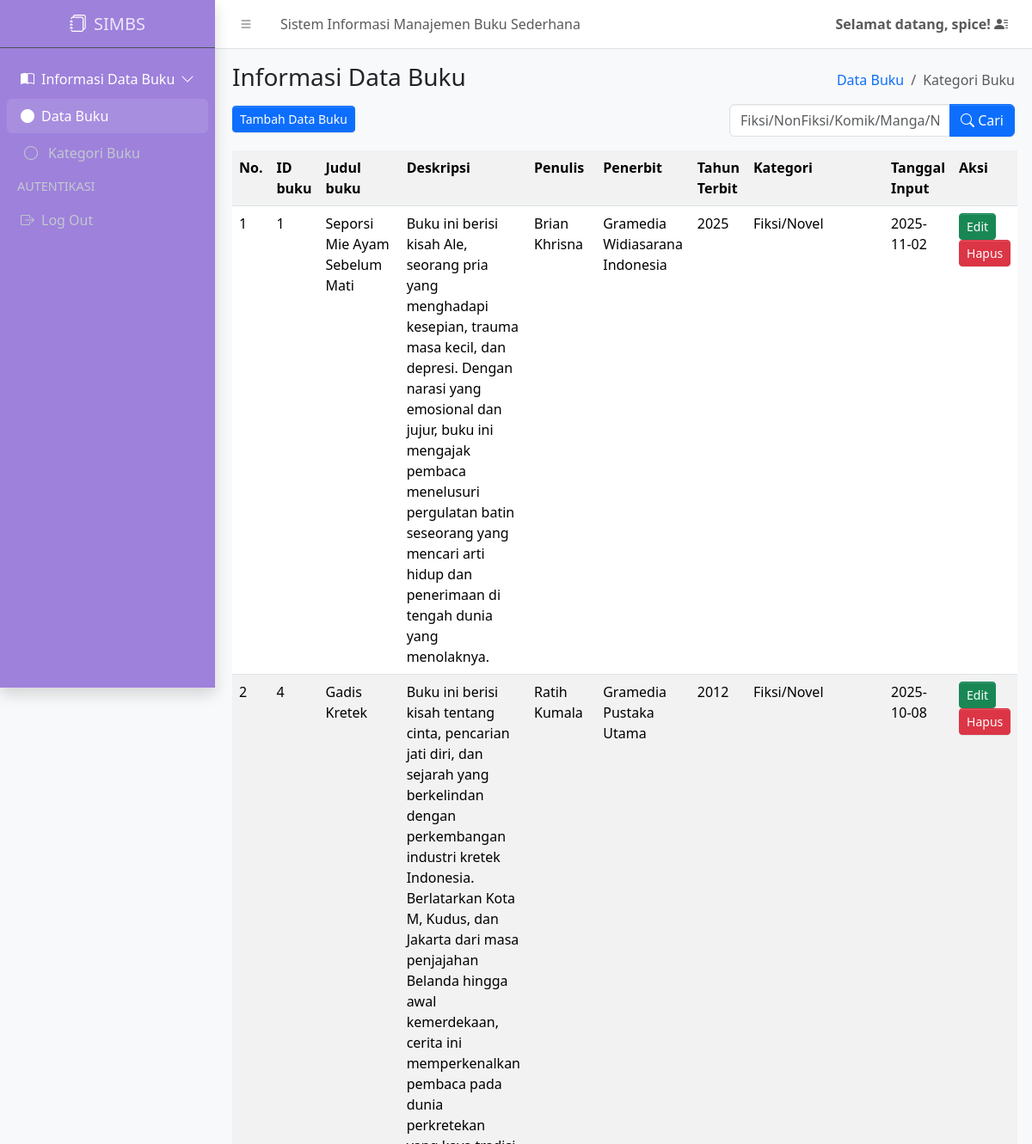
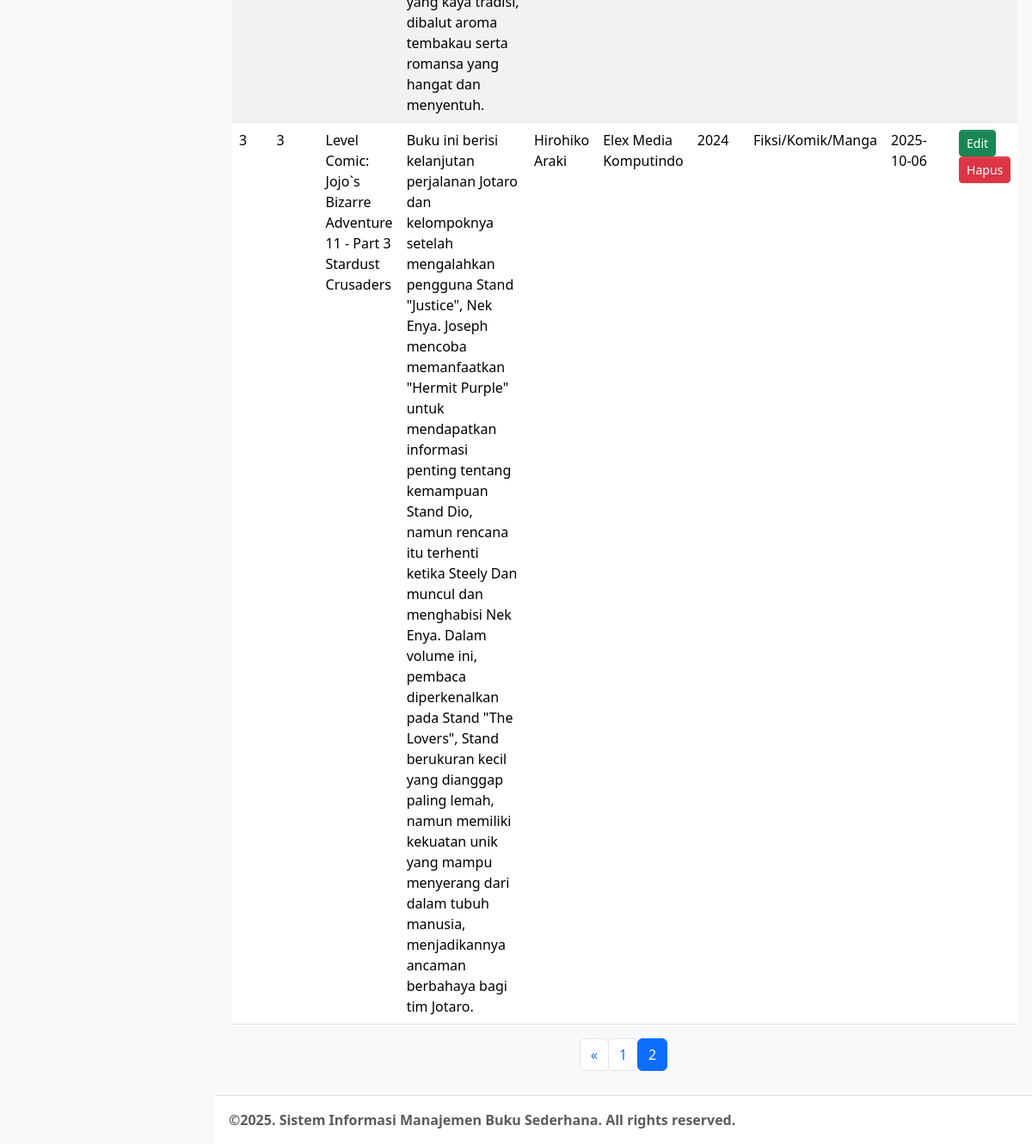
The page /index.php?halaman=2 (signed in) on the database its author committed (2 pictures, top to bottom).
### tables this page shows
CREATE TABLE `buku` (
  `id_buku` int(11) NOT NULL,
  `id_kategori` int(11) DEFAULT NULL,
  `judul` varchar(100) NOT NULL,
  `deskripsi` text DEFAULT NULL,
  `penulis` varchar(100) NOT NULL,
  `penerbit` varchar(100) NOT NULL,
  `tahun_terbit` year(4) NOT NULL,
  `tanggal_input` date DEFAULT NULL
);

CREATE TABLE `kategori` (
  `id_kategori` int(11) NOT NULL,
  `nama_kategori` varchar(100) NOT NULL,
  `tanggal_input` date DEFAULT NULL
);

### function.php (called while the page is built, shortened)
<?php
$conn = mysqli_connect("localhost", "root", "", "simbs");
function query($query)
{
    global $conn;
    $result = mysqli_query($conn, $query);
    $rows = [];
    while ($row = mysqli_fetch_assoc($result)) {
        $rows[] = $row;
    }
    return $rows;
}

### index.php (the view, shortened to what this page needs)
<?php
require 'function.php';
$jumlahDataPerHalaman = 3;
$halamanAktif = isset($_GET['halaman']) ? (int)$_GET['halaman'] : 1;
$dataAwal = ($halamanAktif - 1) * $jumlahDataPerHalaman;
$where = '';
$totalDataQuery = "SELECT COUNT(*) AS total FROM buku
                   INNER JOIN kategori ON buku.id_kategori = kategori.id_kategori
                   $where";
$totalDataResult = mysqli_query($conn, $totalDataQuery);
$totalDataRow = mysqli_fetch_assoc($totalDataResult);
$totalData = $totalDataRow['total'];
$totalHalaman = ceil($totalData / $jumlahDataPerHalaman);
$dataQuery = "SELECT buku.*, kategori.nama_kategori
              FROM buku
              INNER JOIN kategori ON buku.id_kategori = kategori.id_kategori
              $where
              ORDER BY tanggal_input DESC
              LIMIT $dataAwal, $jumlahDataPerHalaman";
$buku = query($dataQuery);
?>
<!doctype html>
<html lang="en">
<head>
    <link
        rel="stylesheet"
        href="https://cdn.jsdelivr.net/npm/@fontsource/source-sans-3@5.0.12/index.css"
        media="print"
        onload="this.media='all'" />
    <link
        rel="stylesheet"
        href="https://cdn.jsdelivr.net/npm/overlayscrollbars@2.11.0/styles/overlayscrollbars.min.css"
 />
    <link
        rel="stylesheet"
        href="https://cdn.jsdelivr.net/npm/bootstrap-icons@1.13.1/font/bootstrap-icons.min.css"
 />
    <link rel="stylesheet" href="dist/css/adminlte.min.css" />
    <link
        rel="stylesheet"
        href="https://cdn.jsdelivr.net/npm/apexcharts@3.37.1/dist/apexcharts.css"
 />
    <link
        rel="stylesheet"
        href="https://cdn.jsdelivr.net/npm/jsvectormap@1.5.3/dist/css/jsvectormap.min.css"
 />
</head>
<body class="layout-fixed sidebar-expand-lg bg-body-tertiary">
    <div class="app-wrapper">
        <nav class="app-header navbar navbar-expand bg-body">
            <div class="container-fluid">
                <ul class="navbar-nav">
                    <li class="nav-item">
                        <a class="nav-link" data-lte-toggle="sidebar" href="#" role="button">
                            <i class="bi bi-list"></i>
                        </a>
                    </li>
                    <li class="nav-item d-none d-md-block">
                        <a href="#" class="nav-link">Sistem Informasi Manajemen Buku Sederhana</a>
                    </li>
                </ul>
                <ul class="navbar-nav ms-auto">
                    <li class="nav-item dropdown user-menu">
                        <a href="#" class="nav-link dropdown-toggle" data-bs-toggle="dropdown">
                            <span class="d-none d-md-inline" style="font-weight: bold;">
                                Selamat datang, <?= $_SESSION["username"]; ?>! <i class="bi bi-person-lines-fill"></i>
                            </span>
                        </a>
                    </li>
                </ul>
            </div>
        </nav>
        <aside class="app-sidebar shadow" data-bs-theme="dark" style="background-color: #9e81dbff;">
            <div class="sidebar-brand">
                <a href="index.php" class="brand-link" style="color: white;">
                    <i class="bi bi-journals"></i>
                    <span class="brand-text fw-light">SIMBS</span>
                </a>
            </div>
            <div class="sidebar-wrapper">
                <nav class="mt-2">
                    <ul
                        class="nav sidebar-menu flex-column"
                        data-lte-toggle="treeview"
                        role="navigation"
                        aria-label="Main navigation"
                        data-accordion="false"
                        id="navigation">
                        <li class="nav-item menu-open">
                            <a href="#" class="nav-link active">
                                <i class="bi bi-book-half"></i>
                                <p>
                                    Informasi Data Buku
                                </p>
                            </a>
                            <ul class="nav nav-treeview">
                                <li class="nav-item">
                                    <a href="./index.php" class="nav-link active">
                                        <i class="bi bi-circle-fill"></i>
                                        <p>Data Buku</p>
                                    </a>
                                </li>
                                <li class="nav-item">
                                    <a href="./index2.php" class="nav-link">
                                        <i class="nav-icon bi bi-circle"></i>
                                        <p>Kategori Buku</p>
                                    </a>
                                </li>
                            </ul>
                        </li>
                        <li class="nav-header">AUTENTIKASI</li>
                        <li class="nav-item">
                            <a href="logout.php" class="nav-link">
                                <i class="bi bi-box-arrow-right"></i>
                                <p>Log Out</p>
                            </a>
                        </li>
                    </ul>
                </nav>
            </div>
        </aside>
        <main class="app-main">
            <div class="app-content-header">
                <div class="container-fluid">
                    <div class="row">
                        <div class="col-sm-6">
                            <h3 class="mb-3">Informasi Data Buku</h3>
                            <a href="tambah_data.php">
                                <button class="btn-sm btn btn-primary ">Tambah Data Buku</button>
                            </a>
                        </div>
                        <div class="col-sm-6 d-flex flex-column align-items-end">
                            <ol class="breadcrumb">
                                <li class="breadcrumb-item"><a href="#">Data Buku</a></li>
                                <li class="breadcrumb-item active" aria-current="page">Kategori Buku</li>
                            </ol>
                            <form class="mt-2" method="POST" action="">
                                <div class="input-group">
                                    <input type="text" class="form-control" name="keyword" placeholder="Fiksi/NonFiksi/Komik/Manga/Novel/Autobiografi/Self-Improvement" value="">
                                    <button class="btn btn-primary" type="submit" name="tombol_search">
                                        <i class="bi bi-search"></i> Cari
                                    </button>
                                </div>
                            </form>
                        </div>
                    </div>
                </div>
            </div>
            <div class="app-content">
                <div class="container-fluid">
                    <div class="row">
                        <div class="col">
                            <table class="table table-striped table-hover">
                                <tr>
                                    <th>No.</th>
                                    <th>ID buku</th>
                                    <th>Judul buku</th>
                                    <th>Deskripsi</th>
                                    <th>Penulis</th>
                                    <th>Penerbit</th>
                                    <th>Tahun Terbit</th>
                                    <th>Kategori</th>
                                    <th>Tanggal Input</th>
                                    <th>Aksi</th>
                                    <?php $no = 1; ?>
                                    <?php foreach ($buku as $data): ?>
                                <tr>
                                    <td><?= $no ?></td>
                                    <td><?= ($data['id_buku']) ?></td>
                                    <td><?= ($data['judul']) ?></td>
                                    <td><?= ($data['deskripsi']) ?></td>
                                    <td><?= ($data['penulis']) ?></td>
                                    <td><?= ($data['penerbit']) ?></td>
                                    <td><?= ($data['tahun_terbit']) ?></td>
                                    <td><?= ($data['nama_kategori']) ?></td>
                                    <td><?= ($data['tanggal_input']) ?></td>
                                    <td>
                                        <a href="ubah_data.php?id=<?= ($data['id_buku']) ?>" class="btn btn-sm btn-success">Edit</a>
                                        <a href="hapus_data.php?id=<?= ($data['id_buku']) ?>" class="btn btn-sm btn-danger">Hapus</a>
                                    </td>
                                </tr>
                                <?php $no++; ?>
                            <?php endforeach; ?>
                            </table>
                            <nav aria-label="Page navigation example" class="d-flex justify-content-center mt-3">
                                <ul class="pagination">
                                    <?php if ($halamanAktif > 1): ?>
                                        <li class="page-item">
                                            <a class="page-link" href="?halaman=<?= $halamanAktif - 1; ?>" aria-label="Previous">
                                                <span aria-hidden="true">&laquo;</span>
                                            </a>
                                        </li>
                                    <?php endif; ?>
                                    <?php for ($i = 1; $i <= $totalHalaman; $i++): ?>
                                        <li class="page-item <?= ($i == $halamanAktif) ? 'active' : ''; ?>">
                                            <a class="page-link" href="?halaman=<?= $i; ?>"><?= $i; ?></a>
                                        </li>
                                    <?php endfor; ?>
                                </ul>
                            </nav>
                        </div>
                    </div>
                </div>
            </div>
        </main>
        <footer class="app-footer">
            <strong>
                &copy;2025. Sistem Informasi Manajemen Buku Sederhana. All rights reserved.&nbsp;
            </strong>
        </footer>
    </div>
</body>
</html>

### rows shown on the page
buku: id_buku "1", judul "Seporsi Mie Ayam Sebelum Mati", deskripsi "Buku ini berisi kisah Ale, seorang pria yang menghadapi kesepian, trauma masa kecil, dan depresi. Dengan narasi yang emosional dan jujur, buku ini mengajak pembaca menelusuri pergulatan batin seseorang yang mencari arti hidup dan penerimaan di tengah dunia yang menolaknya.", penulis "Brian Khrisna", penerbit "Gramedia Widiasarana Indonesia", tahun_terbit "2025", id_kategori.nama_kategori "Fiksi/Novel", tanggal_input "2025-11-02"
buku: id_buku "4", judul "Gadis Kretek", deskripsi "Buku ini berisi kisah tentang cinta, pencarian jati diri, dan sejarah yang berkelindan dengan perkembangan industri kretek Indonesia. Berlatarkan Kota M, Kudus, dan Jakarta dari masa penjajahan Belanda hingga awal kemerdekaan, cerita ini memperkenalkan pembaca pada dunia perkretekan yang kaya tradisi, dibalut aroma tembakau serta romansa yang hangat dan menyentuh.", penulis "Ratih Kumala", penerbit "Gramedia Pustaka Utama", tahun_terbit "2012", id_kategori.nama_kategori "Fiksi/Novel", tanggal_input "2025-10-08"
buku: id_buku "3", judul "Level Comic: Jojo`s Bizarre Adventure 11 - Part 3 Stardust Crusaders", deskripsi "Buku ini berisi kelanjutan perjalanan Jotaro dan kelompoknya setelah mengalahkan pengguna Stand \"Justice\", Nek Enya. Joseph mencoba memanfaatkan \"Hermit Purple\" untuk mendapatkan informasi penting tentang kemampuan Stand Dio, namun rencana itu terhenti ketika Steely Dan muncul dan menghabisi Nek Enya. Dalam volume ini, pembaca diperkenalkan pada Stand \"The Lovers\", Stand berukuran kecil yang dianggap paling lemah, namun memiliki kekuatan unik yang mampu menyerang dari dalam tubuh manusia, menjadikannya ancaman berbahaya bagi tim Jotaro.", penulis "Hirohiko Araki", penerbit "Elex Media Komputindo", tahun_terbit "2024", id_kategori.nama_kategori "Fiksi/Komik/Manga", tanggal_input "2025-10-06"

### other values the page prints
$_SESSION["username"] "spice"
